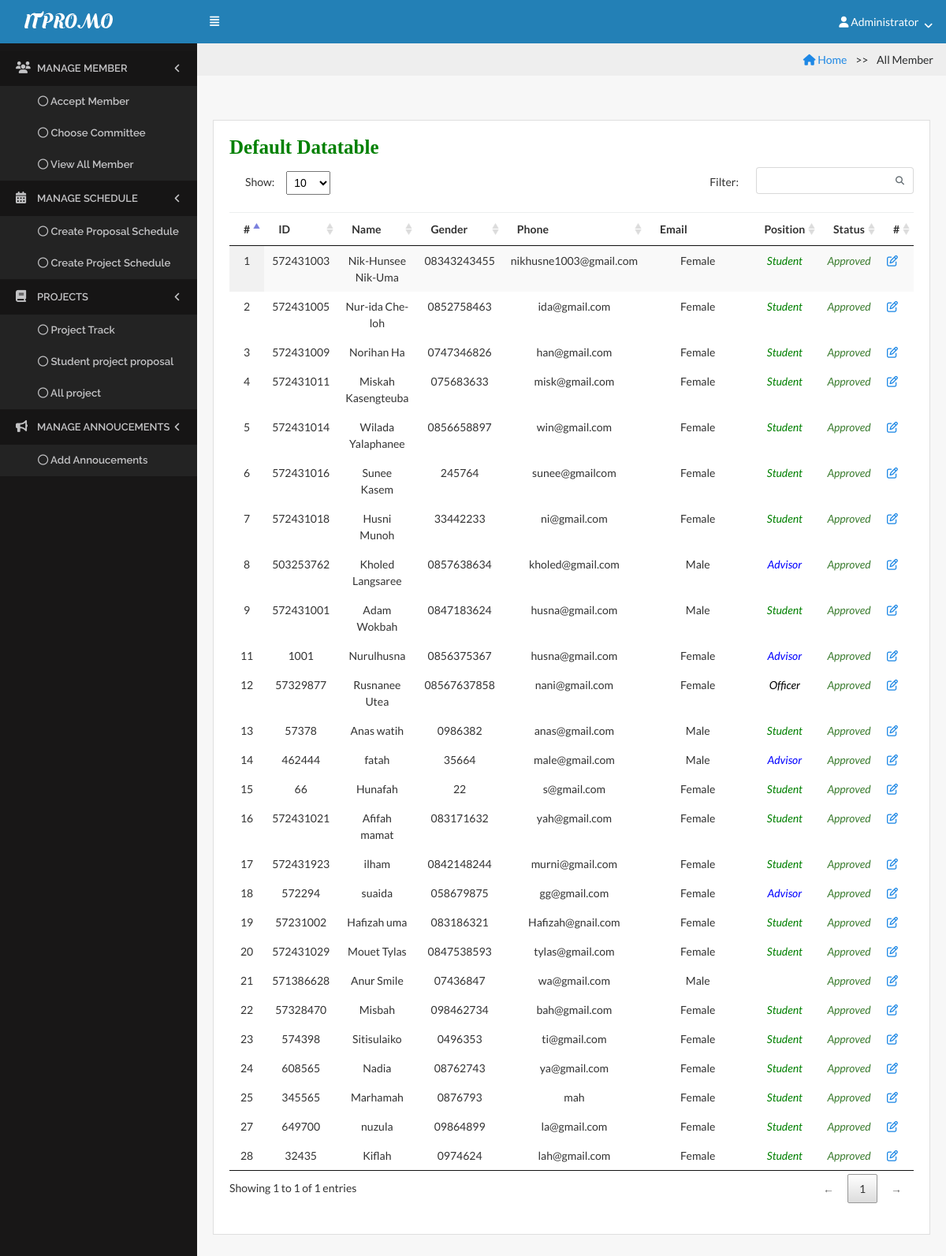
The app's page /index.php?page=all_member (signed in), older data.
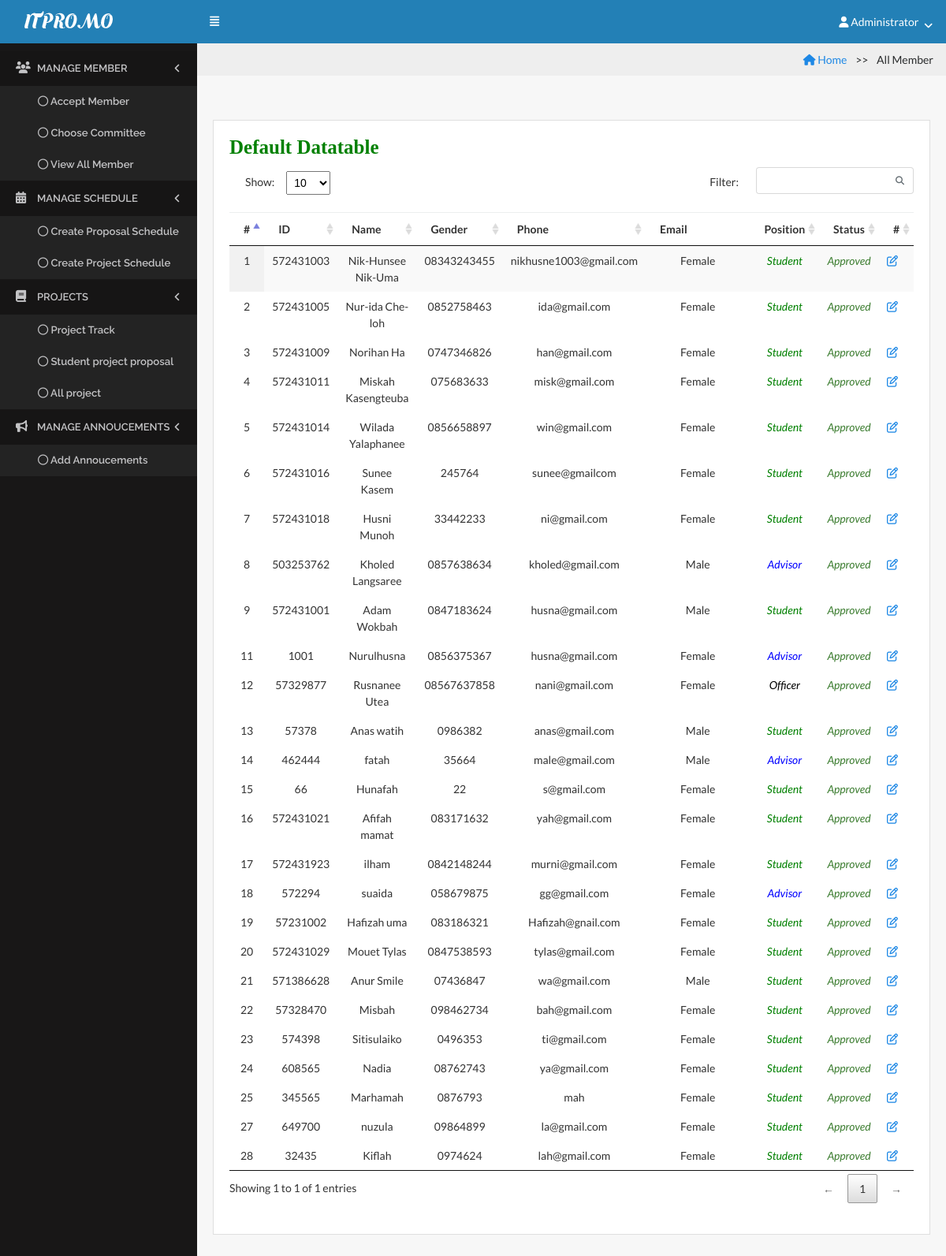
The same page, newer data.
### tables this page shows
CREATE TABLE `member` (
  `member_id` int(11) NOT NULL,
  `member_idcard` int(30) NOT NULL,
  `member_username` varchar(255) NOT NULL,
  `member_fullname` varchar(255) NOT NULL,
  `member_password` varchar(255) NOT NULL,
  `member_pos` enum('1','2','3','4') NOT NULL COMMENT '1=Advisor, 2=Committee, 3=Student, 4=Officer',
  `member_phone` varchar(255) NOT NULL,
  `member_email` varchar(255) NOT NULL,
  `member_gender` enum('m','f') NOT NULL COMMENT 'm=Male, f=female',
  `admin_id` int(20) NOT NULL COMMENT 'Foreign Key to tb_admin',
  `group_id` int(20) DEFAULT NULL
);

### admin/all_member.php (the view, shortened to what this page needs)
 <!DOCTYPE html>
 <html>
 <head>
 <ul class="breadcrumb">
 <li><a href="index.php"><i class="fa fa-home"></i> Home</a></li>
  <li class="active">All Member</li>
</ul>
                <div class="content">
                     <div class="row">
                        <div class="col-lg-12">
                            <div class="card">
                                <div class="card-block">
                                    <h6 class="card-title text-bold">Default Datatable</h6>
     <?php
 $strSQL = "SELECT * FROM member  ";
?>
   <table class="display datatable table table-stripped" cellspacing="0" width="100%">
          <thead>
             <tr>
                      <th>#</th>
                      <th>ID</th>
                      <th>Name</th>
                      <th>Gender</th>
                      <th>Phone</th>
                      <th>Email</th>
                      <th>Position</th>
                      <th>Status</th>
                      <th>#</th>
                 </tr>
               </thead>
       <?php
     if($result = $db->query($strSQL)){
             while($objResult = $result->fetch_object()){
            ?>
           <tbody>
            <tr>
                    <td class="text-center"><?php echo $objResult->member_id; ?></td>
                    <td class="text-center"><?php echo $objResult->member_idcard; ?></td>
                    <td class="text-center"><?php echo $objResult->member_fullname; ?></td>
                    <td class="text-center"><?php echo $objResult->member_phone; ?></td>
                    <td class="text-center"><?php echo $objResult->member_email; ?></td>
                    <td class="text-center"><?php echo gender($objResult->member_gender); ?></td>
                    <td class="text-center"><?php echo position($objResult->member_pos); ?></td>
                    <td class="text-center"><?php echo status($objResult->admin_id); ?></td>
                   <td><a href="?page=edit_member&id=<?php echo $objResult->member_id;?>"><i class="fa fa-edit" title="Edit"></i></a></td>
           </tr>
                <?php
                 }
               }
                   ?>
                                    </table>
                                </div>
                            </div>
                        </div>
                    </div>
                </div>
</body>
</html>

### menu/function.php (shortened to what this page needs)
<?php
function gender($gender){
	if($gender == "m"){
		return "Male";
	}else{
		return "Female";
	}
}
function position($position){
	if($position == "1"){
		return "<font color='blue'><i>Advisor</i></font>";
	}else if($position == "2"){
	return "<font color='yellow'><i>Committee</i></font>";
	}else if($position == "3"){
			return "<font color='green'><i>Student</i></font>";
	}
else if($position == "4"){
			return "<font color='black'><i>Officer</i></font>";
	}
}
function status($status){
	if($status != "0"){
		return "<span class='text-success'><i>Approved</i></span>";
	}else{
		return "<span class='text-danger'><i>Not Approved</i></span>";
	}
}
?>

Row changes from the older to the newer data that the page shows:
changed member "Anur Smile": now shows "Student"
